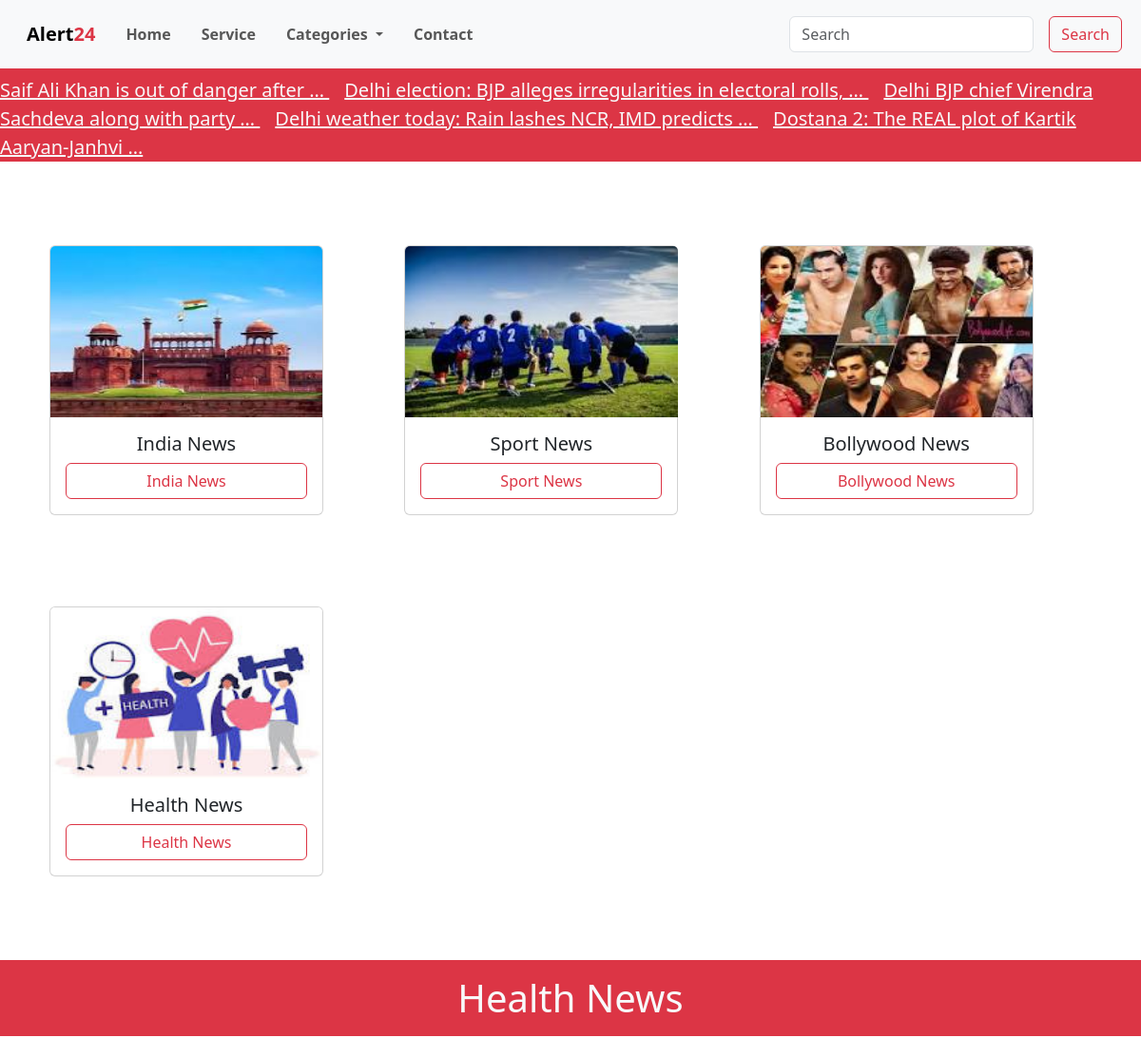
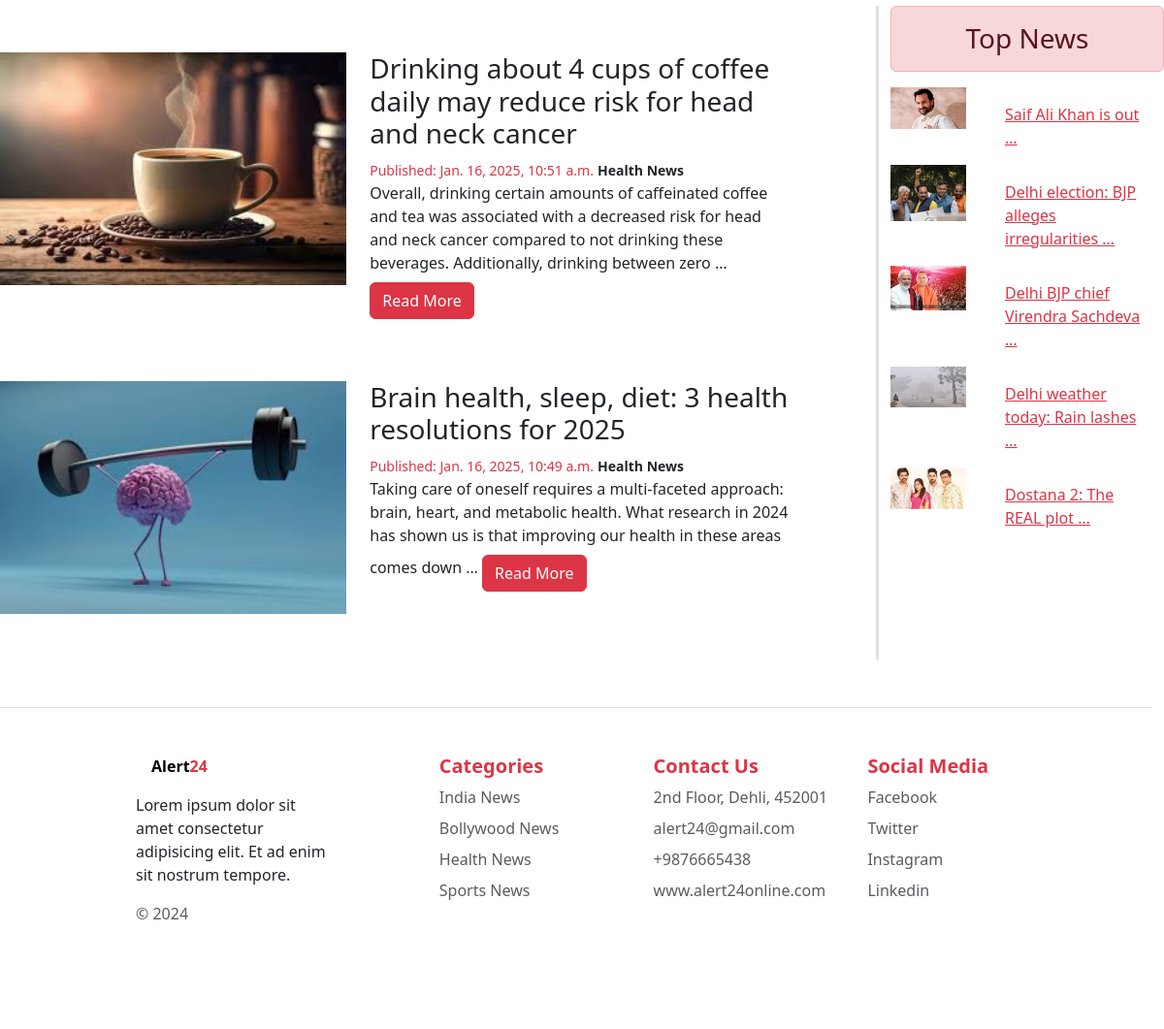
The app's page /health/ with its own data (2 pictures, top to bottom).
### app/models.py (models this page shows)
class News(models.Model):
    category = models.ForeignKey(Categories, on_delete=models.CASCADE)
    title = models.CharField(max_length=250)
    description = models.TextField()
    image = models.ImageField(upload_to='news/')
    date = models.DateTimeField(auto_now_add=True)
    class Meta:
        verbose_name_plural = 'News'

class Categories(models.Model):
    title = models.CharField(max_length=250)
    image = models.ImageField(upload_to='category/')
    class Meta:
        verbose_name_plural = 'Category'
    def __str__(self):
        return self.title

### alert24/views.py (the view)
# urls.py: path('health/', views.health, name="health"),
def health(request):
    categry = Categories.objects.all()
    allNews = News.objects.filter(category__title = 'Health News').order_by('-id')
    topNews = News.objects.all().order_by('id')[:5]
    context = {
        'categories': categry,
         'allNews': allNews,
         'topNews': topNews
         }
    return render(request, 'categories/health.html', context)

### templates/categories/health.html
{% extends "base.html" %}
{% block news %}
 <section class="health news">
    <h1 class="text-center bg-danger text-light py-3">Health News</h1>
    <div class="containar">
      <div class="row">
        <div class="col-md-9 border-end border-3">
           {% for news in allNews  %}
            <div class="row my-5">
                <div class="col-md-5">
                  <img src="/media/{{ news.image }}" class="img-fluid" style='width: 90vw; height:30vh;'>
                 </div>
                   <div class="col-md-6">
                       <h3>{{ news.title | truncatewords:15 }}</h3>
                       <small class="text-danger">Published: {{news.date}}</small>
                       <small class=" fw-bold">{{ news.category }}</small>
                       <p>{{news.description | truncatewords:30 }}
                      <a href="" class="btn btn-danger mt-2">Read More</a>
                  </div>
               </div>
          {% endfor %}
          </div>
          <div class="col-md-3">
            <h3 class=" text-center alert alert-danger">Top News</h3>
            {% for news in topNews  %}
            <a href="" class="link-danger">
              <div class="row">
                <div class="col-md-4">
                  <img class='img-fluid' src="/media/{{news.image}}" alt="">
                </div>
                <div class="col-md-8">
                  <p class="m-3">{{ news.title | truncatewords:5 }}</p>
                </div>
              </div>
            </a>
            {% endfor %}
          </div>
        </div>
      </div>
  </section>
{% endblock news %}

### templates/base.html (shortened to what this page needs)
<!DOCTYPE html>
<html lang="en">
<head>
    <link href="https://cdn.jsdelivr.net/npm/bootstrap@5.3.3/dist/css/bootstrap.min.css"
     rel="stylesheet"
>
    <link rel="stylesheet" href="style.css">
</head>
<body>
    <section class="header">
    <nav class="navbar navbar-expand-lg bg-body-tertiary">
        <div class="container-fluid">
          <a class="navbar-brand fw-bolder ms-3" href=" {% url "home" %}">Alert<span class="text-danger" >24</span></a>
          <div class="collapse navbar-collapse" id="navbarSupportedContent">
            <ul class="navbar-nav me-auto mb-2 mb-lg-0">
              <li class="nav-item">
                <a class="nav-link m-2 fw-bold" aria-current="page" href=" {% url "home" %}">Home</a>
              </li>
              <li class="nav-item">
                <a class="nav-link  m-2 fw-bold" href="#">Service </a>
              </li>
              <li class="nav-item dropdown">
                <a class="nav-link dropdown-toggle  m-2 fw-bold" href="#" role="button" data-bs-toggle="dropdown" aria-expanded="false">
                  Categories
                </a>
              </li>
              <li class="nav-item">
                <a class="nav-link m-2 fw-bold" aria-disabled="true">Contact</a>
              </li>
            </ul>
            <form class="d-flex" action="{% url "search" %}" role="search">
              <input class="form-control me-2 m-2" type="search" placeholder="Search" name="search">
              <button class="btn btn-outline-danger m-2" type="submit">Search</button>
            </form>
          </div>
        </div>
      </nav>
      <marquee onmouseover="stop()" onmouseleave="start()" class="bg-danger text-light fs-5 pt-2">
     {% for top in topNews %}
     <a href="" class="me-3 link-light">{{ top.title | truncatewords:8 }} </a>
     {% endfor %}
    </marquee>
      <div class="row" style="margin:40px;">
        {% for categry in categories %}
        <div class="col-md-4 my-5">
          <div class="card" style="width: 18rem;">
            <img src="/media/{{ categry.image }}" class="card-img-top" style="width:17.9rem; height: 180px;" alt="...">
            <div class="card-body">
              <h5 class="card-title text-center">{{ categry.title }}</h5>
              <a href=" " class="btn btn-outline-danger w-100">{{ categry.title }}</a>
            </div>
          </div>
        </div>
        {% endfor %}
      </div>
    </section>
    {% block news %}
    {% endblock news %}
     <footer class="row row-cols-1 row-cols-sm-2 row-cols-md-5 py-5 my-5 border-top w-100 p-5">
        <div class="col mb-3  offset-1">
          <a href="/" class="d-flex align-items-center mb-3 link-body-emphasis
          text-decoration-none fw-bolder ms-3" href="#">Alert<span class="text-danger" >24</span></a>
          <p>Lorem ipsum dolor sit amet consectetur adipisicing elit.
            Et ad enim sit nostrum tempore.
          </p>
          <p class="text-body-secondary">© 2024</p>
        </div>
        <div class="col mb-3 offset-1">
          <h5 class="text-danger fw-bold">Categories</h5>
          <ul class="nav flex-column">
            <li class="nav-item mb-2"><a href="{% url "india" %}" class="nav-link p-0 m-0 text-body-secondary">India News</a></li>
            <li class="nav-item mb-2"><a href="{% url "bollywood" %}" class="nav-link p-0 m-0 text-body-secondary">Bollywood News</a></li>
            <li class="nav-item mb-2"><a href="{% url "health" %}" class="nav-link p-0  m-0 text-body-secondary">Health News</a></li>
            <li class="nav-item mb-2"><a href="{% url "sport" %}" class="nav-link p-0 m-0 text-body-secondary">Sports News</a></li>
          </ul>
        </div>
        <div class="col mb-3">
          <h5 class="text-danger fw-bold">Contact Us</h5>
          <ul class="nav flex-column">
            <li class="nav-item mb-2"><p class="p-0 m-0 text-body-secondary">2nd Floor, Dehli, 452001</p></li>
            <li class="nav-item mb-2"><p  class="p-0 m-0 text-body-secondary">alert24@gmail.com</p></li>
            <li class="nav-item mb-2"><p  class=" p-0 m-0 text-body-secondary">+9876665438</p></li>
            <li class="nav-item mb-2"><p  class=" p-0 m-0 text-body-secondary">www.alert24online.com</p></li>
          </ul>
        </div>
        <div class="col mb-3 ">
          <h5 class="text-danger fw-bold">Social Media</h5>
          <ul class="nav flex-column">
            <li class="nav-item mb-2"><a href="#" class="nav-link m-0 p-0 text-body-secondary">Facebook</a></li>
            <li class="nav-item mb-2"><a href="#" class="nav-link m-0 p-0 text-body-secondary">Twitter</a></li>
            <li class="nav-item mb-2"><a href="#" class="nav-link m-0 p-0 text-body-secondary">Instagram</a></li>
            <li class="nav-item mb-2"><a href="#" class="nav-link m-0 p-0 text-body-secondary">Linkedin</a></li>
          </ul>
        </div>
      </footer>
</body>
</html>

### static/style.css (style rules this page uses)
* { margin: 0%; padding: 0%; }

### records on screen
News: title "Saif Ali Khan is out of danger after …", image (picture), title "Saif Ali Khan is out …"
News: title "Delhi election: BJP alleges irregularities in electoral rolls, …", image (picture), title "Delhi election: BJP alleges irregularities …"
News: title "Delhi BJP chief Virendra Sachdeva along with party …", image (picture), title "Delhi BJP chief Virendra Sachdeva …"
News: title "Delhi weather today: Rain lashes NCR, IMD predicts …", image (picture), title "Delhi weather today: Rain lashes …"
News: title "Dostana 2: The REAL plot of Kartik Aaryan-Janhvi …", image (picture), title "Dostana 2: The REAL plot …"
Categories: image (picture), title "India News"
Categories: image (picture), title "Sport News"
Categories: image (picture), title "Bollywood News"
Categories: image (picture), title "Health News"
News: image (picture), title "Drinking about 4 cups of coffee daily may reduce risk for head and neck cancer", date "Jan. 16, 2025, 10:51 a.m.", category "Health News", description "Overall, drinking certain amounts of caffeinated coffee and tea was associated with a decreased risk for head and neck cancer compared to not drinking these beverages. Additionally, drinking between zero …"
News: image (picture), title "Brain health, sleep, diet: 3 health resolutions for 2025", date "Jan. 16, 2025, 10:49 a.m.", category "Health News", description "Taking care of oneself requires a multi-faceted approach: brain, heart, and metabolic health. What research in 2024 has shown us is that improving our health in these areas comes down …"
